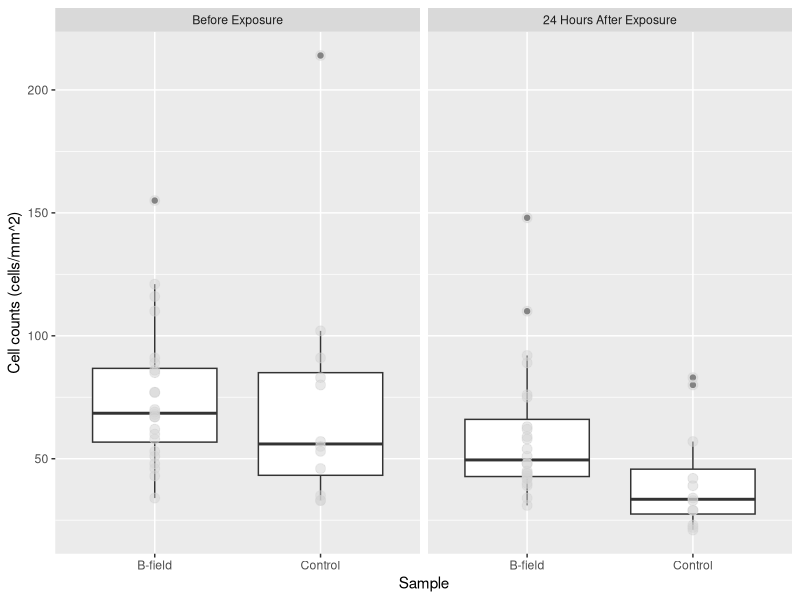
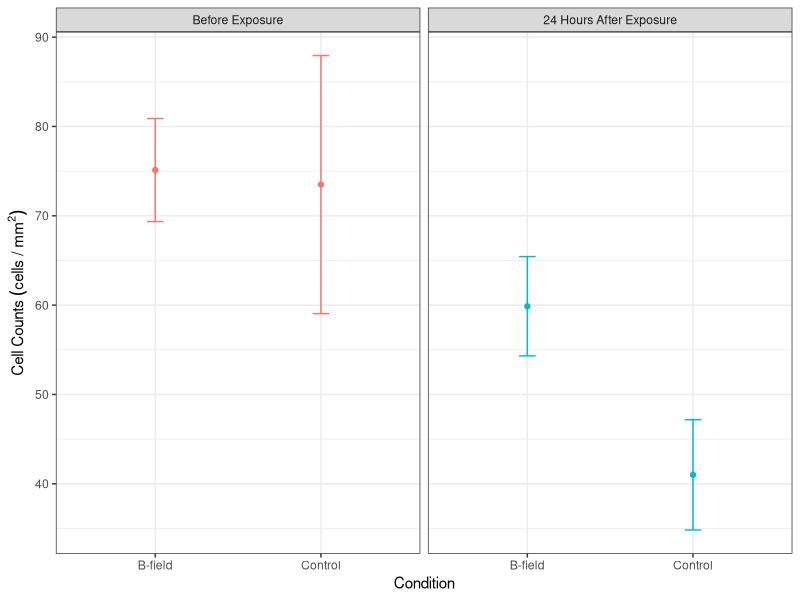

Source code (R) for these figures, in order: (Note: this script raises an error after producing the figures.)
## ---- chunk 1
# clear the environment window
rm(list = ls())

# include the libraries that we need
library(ggplot2)
library(dplyr)
library(here)
library(lubridate)
library(ggfortify)
## ---- chunk 2
cells <- read.csv(here("Data", "Cellcountdata_11-16_11-18.csv"), stringsAsFactors = TRUE)
## ---- chunk 3
#cells <- cells %>% mutate(Condition = recode(cells$Condition, "Control" = 'Control', "B-Field" = 'Magnetic Field'))

# relevel the data to put the control first
#cells<- mutate(cells, Condition = relevel(Condition, ref = "Control"))

levels(cells$Condition)
## ---- chunk 4
# reassign the values of the different EMF conditions to combine them
cells <- cells %>% mutate(Exposure = recode(cells$Date, "11/17/2022" = '24 Hours After Exposure', "11/16/2022" = 'Before Exposure'))

# relevel the data to put the before exposure first
cells<- mutate(cells, Exposure = relevel(Exposure, ref = "Before Exposure"))


# make a box plot of the data
ggplot(cells, aes(x = Condition, y = Cells)) +
geom_boxplot()+
  geom_point(size = 3, colour = 'lightgrey', alpha = 0.5)+
  facet_wrap(~Exposure)+
  xlab("Sample") +
  ylab("Cell counts (cells/mm^2)")
## ---- chunk 5
# find the means of the cell counts and put them in a new table
# find the means of the cell counts and put them in a new table
mean_counts <- cells %>% group_by(Condition,Exposure) %>% summarise(
  meancounts = mean(Cells),
  secounts = sd(Cells)/sqrt(sum(!is.na(Cells))                                                             ))
## ---- chunk 6
# create scatterplot with error bars
ggplot(mean_counts, aes(Condition, meancounts, color = Exposure))+
     geom_point()+
     geom_line()+
     geom_errorbar(aes(ymin = meancounts - secounts,
                       ymax = meancounts + secounts), width = 0.1)+
    theme_bw()+
    facet_wrap(~Exposure)+
    theme(legend.position="none")+
    xlab("Condition")+
    ylab(expression(Cell~Counts~(cells~"/"~mm^2)))
## ---- chunk 7
# filter based on exposure
before <- cells %>% filter(Exposure == "Before Exposure")

after <- cells %>% filter(Exposure == "After Exposure")
  
  
# perform two sample t test
t.test(Cells ~ Condition, data = before)

t.test(Cells ~ Condition, data = after)
## ---- chunk 8
# create scatter plot with error bars
CO2_plt <- ggplot(mean_counts, aes(Exposure, meancounts, color = Condition, group = Condition))+
     geom_point()+
     geom_line()+
     geom_errorbar(aes(ymin = meancounts - secounts,
                       ymax = meancounts + secounts), width = 0.1)+
    theme_bw()+
    #theme(legend.position="none")+
    xlab("Count")+
    ylab(expression(Cell~Counts~(cells~"/"~mm^2)))

ggsave(filename = "CO2_plt_sem1.jpg",
       plot = CO2_plt,
       width = 7,
       height = 5)
